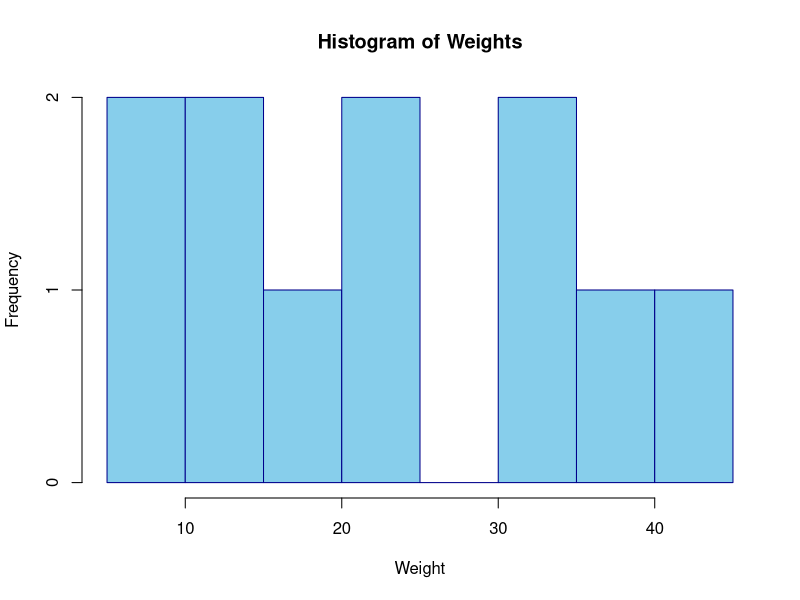

The R source for this figure:
# Create data for the histogram
weights <- c(9, 13, 21, 8, 36, 22, 12, 41, 31, 33, 19)

# Display the first few values for reference
print(head(weights))

# Create the histogram
hist(weights,
     breaks = 5,                      # Number of bins
     col = "skyblue",                 # Fill color
     border = "darkblue",            # Border color
     xlab = "Weight",
     main = "Histogram of Weights")
